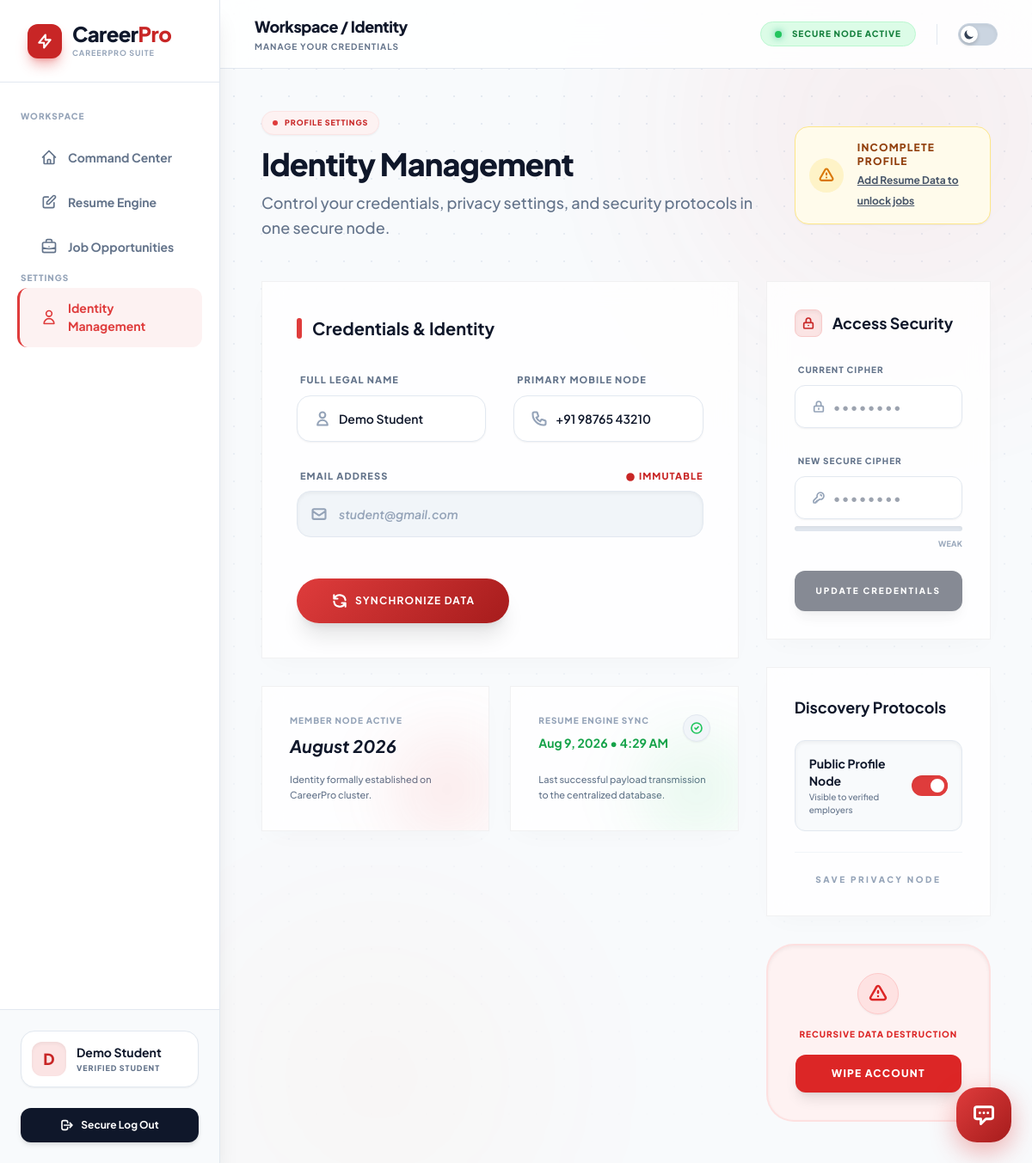
The app's page /profile.php (signed in) with its own data.
### tables this page shows
CREATE TABLE IF NOT EXISTS `resumes` (
    `id`           INT UNSIGNED NOT NULL AUTO_INCREMENT,
    `user_id`      INT UNSIGNED NOT NULL,
    `resume_data`  MEDIUMTEXT   DEFAULT NULL,            
    `last_updated` DATETIME     NOT NULL DEFAULT CURRENT_TIMESTAMP ON UPDATE CURRENT_TIMESTAMP,

    PRIMARY KEY (`id`),
    UNIQUE KEY `uq_resumes_user` (`user_id`),            
    CONSTRAINT `fk_resumes_user`
        FOREIGN KEY (`user_id`) REFERENCES `users` (`id`)
        ON DELETE CASCADE ON UPDATE CASCADE
);

CREATE TABLE IF NOT EXISTS `users` (
    `id`            INT UNSIGNED    NOT NULL AUTO_INCREMENT,
    `name`          VARCHAR(120)    NOT NULL,
    `email`         VARCHAR(180)    NOT NULL,
    `password_hash` VARCHAR(255)    NOT NULL,           
    `phone`         VARCHAR(20)     DEFAULT NULL,
    `is_active`     TINYINT(1)      NOT NULL DEFAULT 1,  
    `created_at`    DATETIME        NOT NULL DEFAULT CURRENT_TIMESTAMP,
    `updated_at`    DATETIME        NOT NULL DEFAULT CURRENT_TIMESTAMP ON UPDATE CURRENT_TIMESTAMP,

    PRIMARY KEY (`id`),
    UNIQUE KEY `uq_users_email` (`email`),
    KEY `idx_users_is_active` (`is_active`)
);

### profile.php (the view, shortened to what the rows shown need)
<?php
$db = Database::getInstance()->getConnection();
$userId = (int)$_SESSION['user_id'];
try {
    $stmt = $db->prepare("
        SELECT u.name, u.email, u.phone, u.created_at, r.last_updated, r.resume_data
        FROM users u
        LEFT JOIN resumes r ON u.id = r.user_id
        WHERE u.id = :id
    ");
    $stmt->execute(['id' => $userId]);
    $user = $stmt->fetch(PDO::FETCH_ASSOC);
    $userName = $user['name'];
    $userEmail = $user['email'];
    $userPhone = $user['phone'] ?? '';
    $firstName = explode(' ', $userName)[0];
    $memberSince = date('F Y', strtotime($user['created_at']));
    $lastUpdated = $user['last_updated'] ? date('M j, Y • g:i A', strtotime($user['last_updated'])) : 'Never Synchronized';
} catch (PDOException $e) {
    die("Security Cluster Error: Unable to verify your identity. Please contact support.");
}
?>
<!DOCTYPE html>
<html lang="en" class="scroll-smooth dark">
<head>
    <link href="https://unpkg.com/aos@2.3.1/dist/aos.css" rel="stylesheet">
    <script src="https://cdn.tailwindcss.com"></script>
</head>
<body class="flex h-screen overflow-hidden selection:bg-pcte-500 selection:text-white">
    <aside class="sidebar w-64 h-full hidden lg:flex flex-col justify-between shrink-0 relative z-50 shadow-xl dark:shadow-none">
        <div class="p-6 border-t border-slate-200 dark:border-white/5 bg-slate-50 dark:bg-[#050505] transition-colors">
            <div class="flex items-center gap-3 mb-6 p-3 rounded-2xl bg-white dark:bg-dark-800 border border-slate-200 dark:border-white/5 shadow-sm group">
                <div class="w-10 h-10 rounded-xl bg-pcte-100 dark:bg-pcte-900/30 flex items-center justify-center font-black text-lg text-pcte-600 dark:text-pcte-400 shadow-inner group-hover:scale-105 transition-transform shrink-0">
                    <?php echo substr($firstName, 0, 1); ?>
                </div>
                <div class="overflow-hidden">
                    <h4 class="text-sm font-bold text-slate-900 dark:text-white truncate" title="<?php echo htmlspecialchars($userName); ?>"><?php echo htmlspecialchars($userName); ?></h4>
                    <p class="text-[9px] text-slate-500 uppercase font-black tracking-widest mt-0.5">Verified Student</p>
                </div>
            </div>
        </div>
    </aside>
    <main class="flex-1 flex flex-col h-screen overflow-hidden relative z-10">
        <header class="h-20 flex items-center justify-between px-6 lg:px-10 border-b border-slate-200 dark:border-white/5 glass-nav shrink-0 sticky top-0 z-40">
            <div class="flex items-center gap-4">
                <div class="hidden sm:block">
                    <h1 class="text-lg font-black text-slate-900 dark:text-white tracking-tight">Workspace / Identity</h1>
                </div>
            </div>
        </header>
        <div class="flex-1 overflow-y-auto p-6 lg:p-12 pb-40 relative z-10 scroll-smooth">
            <div class="max-w-[1400px] mx-auto">
                <div class="flex flex-col md:flex-row justify-between items-start md:items-center gap-10 mb-12" data-aos="fade-down">
                    <div class="max-w-2xl">
                        <h2 class="text-4xl font-black text-slate-900 dark:text-white tracking-tight leading-none mb-3">Identity Management</h2>
                    </div>
                </div>
                <div class="grid grid-cols-1 lg:grid-cols-3 gap-8">
                    <div class="lg:col-span-2 space-y-8">
                        <div class="glass-card p-8 md:p-10" data-aos="fade-up">
                            <form id="profileForm" class="space-y-8">
                                <div class="grid grid-cols-1 md:grid-cols-2 gap-8">
                                    <div class="space-y-2 group">
                                        <div class="input-group">
                                            <input type="text" name="name" value="<?php echo htmlspecialchars($userName); ?>" required class="input-field w-full rounded-2xl pl-12 pr-4 py-4 text-sm font-semibold shadow-sm">
                                        </div>
                                    </div>
                                    <div class="space-y-2 group">
                                        <div class="input-group">
                                            <input type="tel" name="phone" value="<?php echo htmlspecialchars($userPhone); ?>" placeholder="+91 00000 00000" class="input-field w-full rounded-2xl pl-12 pr-4 py-4 text-sm font-semibold shadow-sm">
                                        </div>
                                    </div>
                                </div>
                                <div class="space-y-2 relative">
                                    <div class="relative">
                                        <input type="email" value="<?php echo htmlspecialchars($userEmail); ?>" disabled class="w-full rounded-2xl pl-12 pr-4 py-4 text-sm font-semibold bg-slate-100 dark:bg-dark-900 border border-slate-200 dark:border-white/5 text-slate-400 dark:text-gray-600 cursor-not-allowed italic shadow-inner">
                                    </div>
                                </div>
                            </form>
                        </div>
                        <div class="grid grid-cols-1 md:grid-cols-2 gap-6" data-aos="fade-up">
                            <div class="glass-card p-8 flex flex-col justify-between overflow-hidden relative group">
                                <div class="relative z-10">
                                    <p class="text-[10px] font-black text-slate-400 uppercase tracking-widest mb-2">Member Node Active</p>
                                    <h4 class="text-xl font-bold text-slate-900 dark:text-white italic"><?php echo $memberSince; ?></h4>
                                </div>
                            </div>
                            <div class="glass-card p-8 flex flex-col justify-between overflow-hidden relative group">
                                <div class="relative z-10 flex justify-between items-start">
                                    <div>
                                        <p class="text-[10px] font-black text-slate-400 uppercase tracking-widest mb-2">Resume Engine Sync</p>
                                        <h4 class="text-sm font-bold text-green-600 dark:text-green-500"><?php echo $lastUpdated; ?></h4>
                                    </div>
                                </div>
                            </div>
                        </div>
                    </div>
                </div>
            </div>
        </div>
    </main>
</body>
</html>

### records on screen
resumes: user.name "D", user.name "Demo Student", name "Demo Student", phone "+91 98765 43210", user.email "student@gmail.com", user.created_at "August 2026", last_updated "Aug 9, 2026 • 4:29 AM"
